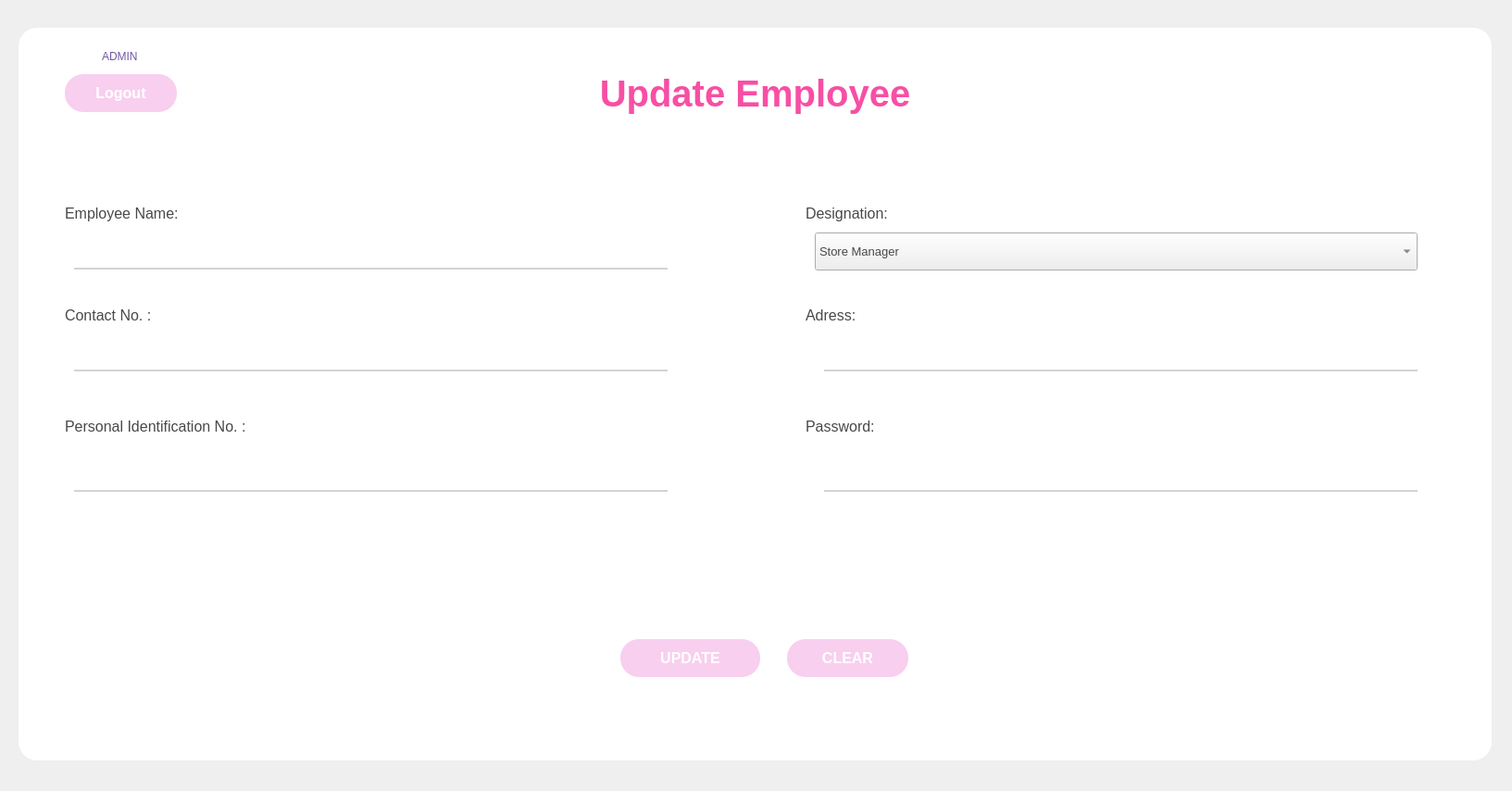
<?xml version="1.0" encoding="UTF-8"?>
<ui version="4.0">
 <class>MainWindow</class>
 <widget class="QMainWindow" name="MainWindow">
  <property name="geometry">
   <rect>
    <x>0</x>
    <y>0</y>
    <width>1633</width>
    <height>854</height>
   </rect>
  </property>
  <property name="windowTitle">
   <string>Update Employee</string>
  </property>
  <property name="windowIcon">
   <iconset>
    <normaloff>C:/Users/Phuong Nhi/Downloads/teddy-bear.png</normaloff>C:/Users/Phuong Nhi/Downloads/teddy-bear.png</iconset>
  </property>
  <property name="styleSheet">
   <string notr="true"/>
  </property>
  <widget class="QWidget" name="centralwidget">
   <widget class="QLabel" name="label">
    <property name="geometry">
     <rect>
      <x>110</x>
      <y>50</y>
      <width>91</width>
      <height>21</height>
     </rect>
    </property>
    <property name="font">
     <font>
      <pointsize>9</pointsize>
     </font>
    </property>
    <property name="styleSheet">
     <string notr="true">color: rgb(110, 88, 165);</string>
    </property>
    <property name="text">
     <string>ADMIN</string>
    </property>
   </widget>
   <widget class="QPushButton" name="pushButtonLogout">
    <property name="geometry">
     <rect>
      <x>70</x>
      <y>80</y>
      <width>121</width>
      <height>41</height>
     </rect>
    </property>
    <property name="font">
     <font>
      <pointsize>-1</pointsize>
      <weight>75</weight>
      <bold>true</bold>
     </font>
    </property>
    <property name="styleSheet">
     <string notr="true">QPushButton {
	color: rgb(255, 255, 255);
    border-radius: 20px;
	background-color: rgb(248, 207, 239);
    padding: 10px;
    font-size: 16px;
    font-weight: bold;
}

QPushButton:hover {
    background-color: #ff85c0;
}

QPushButton:pressed {
    background-color: #d14789;
}

QPushButton {
    box-shadow: 5px 5px 15px rgba(0, 0, 0, 0.3); /* Bóng đổ */
}
</string>
    </property>
    <property name="text">
     <string>Logout</string>
    </property>
    <property name="icon">
     <iconset>
      <normaloff>../images/log-out.png</normaloff>../images/log-out.png</iconset>
    </property>
   </widget>
   <widget class="QLabel" name="label_2">
    <property name="geometry">
     <rect>
      <x>510</x>
      <y>50</y>
      <width>611</width>
      <height>101</height>
     </rect>
    </property>
    <property name="font">
     <font>
      <family>MS Shell Dlg 2</family>
      <pointsize>30</pointsize>
      <weight>75</weight>
      <bold>true</bold>
     </font>
    </property>
    <property name="styleSheet">
     <string notr="true">color: rgb(247, 79, 164);</string>
    </property>
    <property name="text">
     <string>Update Employee</string>
    </property>
    <property name="alignment">
     <set>Qt::AlignCenter</set>
    </property>
   </widget>
   <widget class="QLabel" name="label_5">
    <property name="geometry">
     <rect>
      <x>20</x>
      <y>30</y>
      <width>1591</width>
      <height>791</height>
     </rect>
    </property>
    <property name="styleSheet">
     <string notr="true">border-radius: 20; background: rgb(255, 255, 255)</string>
    </property>
    <property name="text">
     <string/>
    </property>
   </widget>
   <widget class="QLabel" name="label_6">
    <property name="geometry">
     <rect>
      <x>0</x>
      <y>0</y>
      <width>1631</width>
      <height>861</height>
     </rect>
    </property>
    <property name="text">
     <string/>
    </property>
    <property name="pixmap">
     <pixmap>../images/background.jpg</pixmap>
    </property>
    <property name="scaledContents">
     <bool>true</bool>
    </property>
   </widget>
   <widget class="QLabel" name="label_7">
    <property name="geometry">
     <rect>
      <x>80</x>
      <y>50</y>
      <width>21</width>
      <height>21</height>
     </rect>
    </property>
    <property name="text">
     <string/>
    </property>
    <property name="pixmap">
     <pixmap>../images/profile.png</pixmap>
    </property>
    <property name="scaledContents">
     <bool>true</bool>
    </property>
   </widget>
   <widget class="QLabel" name="timelabel">
    <property name="geometry">
     <rect>
      <x>1280</x>
      <y>60</y>
      <width>191</width>
      <height>21</height>
     </rect>
    </property>
    <property name="font">
     <font>
      <pointsize>10</pointsize>
      <italic>true</italic>
     </font>
    </property>
    <property name="styleSheet">
     <string notr="true">color: rgb(72, 72, 72);
</string>
    </property>
    <property name="text">
     <string/>
    </property>
   </widget>
   <widget class="QLineEdit" name="lineEditEmployeeName">
    <property name="geometry">
     <rect>
      <x>80</x>
      <y>260</y>
      <width>641</width>
      <height>31</height>
     </rect>
    </property>
    <property name="font">
     <font>
      <pointsize>10</pointsize>
      <italic>false</italic>
     </font>
    </property>
    <property name="styleSheet">
     <string notr="true">border: none;
border-bottom: 2px solid grey; /* Điều chỉnh độ dày và màu của viền dưới */
border-color: rgb(211, 211, 211);
padding: 5px;</string>
    </property>
    <property name="placeholderText">
     <string/>
    </property>
   </widget>
   <widget class="QLabel" name="label_3">
    <property name="geometry">
     <rect>
      <x>70</x>
      <y>210</y>
      <width>211</width>
      <height>41</height>
     </rect>
    </property>
    <property name="font">
     <font>
      <pointsize>12</pointsize>
      <weight>50</weight>
      <italic>false</italic>
      <bold>false</bold>
     </font>
    </property>
    <property name="styleSheet">
     <string notr="true">color: rgb(72, 72, 72);
</string>
    </property>
    <property name="text">
     <string>Employee Name:</string>
    </property>
   </widget>
   <widget class="QLabel" name="label_4">
    <property name="geometry">
     <rect>
      <x>70</x>
      <y>320</y>
      <width>211</width>
      <height>41</height>
     </rect>
    </property>
    <property name="font">
     <font>
      <pointsize>12</pointsize>
     </font>
    </property>
    <property name="styleSheet">
     <string notr="true">color: rgb(72, 72, 72);
</string>
    </property>
    <property name="text">
     <string>Contact No. :</string>
    </property>
   </widget>
   <widget class="QLabel" name="label_8">
    <property name="geometry">
     <rect>
      <x>70</x>
      <y>440</y>
      <width>291</width>
      <height>41</height>
     </rect>
    </property>
    <property name="font">
     <font>
      <pointsize>12</pointsize>
     </font>
    </property>
    <property name="styleSheet">
     <string notr="true">color: rgb(72, 72, 72);
</string>
    </property>
    <property name="text">
     <string>Personal Identification No. :</string>
    </property>
   </widget>
   <widget class="QLineEdit" name="lineEditContactNo">
    <property name="geometry">
     <rect>
      <x>80</x>
      <y>370</y>
      <width>641</width>
      <height>31</height>
     </rect>
    </property>
    <property name="font">
     <font>
      <pointsize>10</pointsize>
      <italic>false</italic>
     </font>
    </property>
    <property name="styleSheet">
     <string notr="true">border: none;
border-bottom: 2px solid grey; /* Điều chỉnh độ dày và màu của viền dưới */
border-color: rgb(211, 211, 211);
padding: 5px;</string>
    </property>
    <property name="placeholderText">
     <string/>
    </property>
   </widget>
   <widget class="QLineEdit" name="lineEditCCCDNo">
    <property name="geometry">
     <rect>
      <x>80</x>
      <y>500</y>
      <width>641</width>
      <height>31</height>
     </rect>
    </property>
    <property name="font">
     <font>
      <pointsize>10</pointsize>
      <italic>false</italic>
     </font>
    </property>
    <property name="styleSheet">
     <string notr="true">border: none;
border-bottom: 2px solid grey; /* Điều chỉnh độ dày và màu của viền dưới */
border-color: rgb(211, 211, 211);
padding: 5px;</string>
    </property>
    <property name="placeholderText">
     <string/>
    </property>
   </widget>
   <widget class="QPushButton" name="pushButtonAdd">
    <property name="geometry">
     <rect>
      <x>670</x>
      <y>690</y>
      <width>151</width>
      <height>41</height>
     </rect>
    </property>
    <property name="font">
     <font>
      <pointsize>12</pointsize>
      <weight>75</weight>
      <bold>true</bold>
     </font>
    </property>
    <property name="styleSheet">
     <string notr="true">QPushButton {
	color: rgb(255, 255, 255);
    border-radius: 20px;
	background-color: rgb(248, 207, 239);
    padding: 10px;
    font-weight: bold;
}

QPushButton:hover {
    background-color: #ff85c0;
}

QPushButton:pressed {
    background-color: #d14789;
}

QPushButton {
    box-shadow: 5px 5px 15px rgba(0, 0, 0, 0.3); /* Bóng đổ */
}
</string>
    </property>
    <property name="text">
     <string>UPDATE</string>
    </property>
    <property name="icon">
     <iconset>
      <normaloff>C:/Users/Phuong Nhi/Downloads/backup-data.png</normaloff>C:/Users/Phuong Nhi/Downloads/backup-data.png</iconset>
    </property>
    <property name="iconSize">
     <size>
      <width>30</width>
      <height>30</height>
     </size>
    </property>
   </widget>
   <widget class="QPushButton" name="pushButtonClear">
    <property name="geometry">
     <rect>
      <x>850</x>
      <y>690</y>
      <width>131</width>
      <height>41</height>
     </rect>
    </property>
    <property name="font">
     <font>
      <pointsize>12</pointsize>
      <weight>75</weight>
      <bold>true</bold>
     </font>
    </property>
    <property name="styleSheet">
     <string notr="true">QPushButton {
	color: rgb(255, 255, 255);
    border-radius: 20px;
	background-color: rgb(248, 207, 239);
    padding: 10px;
    font-weight: bold;
}

QPushButton:hover {
    background-color: #ff85c0;
}

QPushButton:pressed {
    background-color: #d14789;
}

QPushButton {
    box-shadow: 5px 5px 15px rgba(0, 0, 0, 0.3); /* Bóng đổ */
}
</string>
    </property>
    <property name="text">
     <string>CLEAR</string>
    </property>
    <property name="icon">
     <iconset>
      <normaloff>C:/Users/Phuong Nhi/Downloads/eraser.png</normaloff>C:/Users/Phuong Nhi/Downloads/eraser.png</iconset>
    </property>
    <property name="iconSize">
     <size>
      <width>30</width>
      <height>30</height>
     </size>
    </property>
   </widget>
   <widget class="QLabel" name="label_10">
    <property name="geometry">
     <rect>
      <x>870</x>
      <y>320</y>
      <width>211</width>
      <height>41</height>
     </rect>
    </property>
    <property name="font">
     <font>
      <pointsize>12</pointsize>
     </font>
    </property>
    <property name="styleSheet">
     <string notr="true">color: rgb(72, 72, 72);
</string>
    </property>
    <property name="text">
     <string>Adress:</string>
    </property>
   </widget>
   <widget class="QLabel" name="label_11">
    <property name="geometry">
     <rect>
      <x>870</x>
      <y>440</y>
      <width>211</width>
      <height>41</height>
     </rect>
    </property>
    <property name="font">
     <font>
      <pointsize>12</pointsize>
     </font>
    </property>
    <property name="styleSheet">
     <string notr="true">color: rgb(72, 72, 72);
</string>
    </property>
    <property name="text">
     <string>Password:</string>
    </property>
   </widget>
   <widget class="QLabel" name="label_12">
    <property name="geometry">
     <rect>
      <x>870</x>
      <y>210</y>
      <width>211</width>
      <height>41</height>
     </rect>
    </property>
    <property name="font">
     <font>
      <pointsize>12</pointsize>
     </font>
    </property>
    <property name="styleSheet">
     <string notr="true">color: rgb(72, 72, 72);
</string>
    </property>
    <property name="text">
     <string>Designation:</string>
    </property>
   </widget>
   <widget class="QLineEdit" name="lineEditAdress">
    <property name="geometry">
     <rect>
      <x>890</x>
      <y>370</y>
      <width>641</width>
      <height>31</height>
     </rect>
    </property>
    <property name="font">
     <font>
      <pointsize>10</pointsize>
      <italic>false</italic>
     </font>
    </property>
    <property name="styleSheet">
     <string notr="true">border: none;
border-bottom: 2px solid grey; /* Điều chỉnh độ dày và màu của viền dưới */
border-color: rgb(211, 211, 211);
padding: 5px;</string>
    </property>
    <property name="placeholderText">
     <string/>
    </property>
   </widget>
   <widget class="QLineEdit" name="lineEditPassword">
    <property name="geometry">
     <rect>
      <x>890</x>
      <y>500</y>
      <width>641</width>
      <height>31</height>
     </rect>
    </property>
    <property name="font">
     <font>
      <pointsize>10</pointsize>
      <italic>false</italic>
     </font>
    </property>
    <property name="styleSheet">
     <string notr="true">border: none;
border-bottom: 2px solid grey; /* Điều chỉnh độ dày và màu của viền dưới */
border-color: rgb(211, 211, 211);
padding: 5px;</string>
    </property>
    <property name="placeholderText">
     <string/>
    </property>
   </widget>
   <widget class="QComboBox" name="comboBoxDesignation">
    <property name="geometry">
     <rect>
      <x>880</x>
      <y>251</y>
      <width>651</width>
      <height>41</height>
     </rect>
    </property>
    <property name="font">
     <font>
      <pointsize>10</pointsize>
     </font>
    </property>
    <property name="styleSheet">
     <string notr="true">color: rgb(72, 72, 72);
</string>
    </property>
    <item>
     <property name="text">
      <string>Store Manager</string>
     </property>
     <property name="icon">
      <iconset>
       <normaloff>../images/profile.png</normaloff>../images/profile.png</iconset>
     </property>
    </item>
    <item>
     <property name="text">
      <string>Accountant</string>
     </property>
     <property name="icon">
      <iconset>
       <normaloff>../images/profile.png</normaloff>../images/profile.png</iconset>
     </property>
    </item>
    <item>
     <property name="text">
      <string>System Administrator (IT Manager)</string>
     </property>
     <property name="icon">
      <iconset>
       <normaloff>../images/profile.png</normaloff>../images/profile.png</iconset>
     </property>
    </item>
    <item>
     <property name="text">
      <string>Employee</string>
     </property>
     <property name="icon">
      <iconset>
       <normaloff>../images/profile.png</normaloff>../images/profile.png</iconset>
     </property>
    </item>
   </widget>
   <zorder>label_6</zorder>
   <zorder>label_5</zorder>
   <zorder>label</zorder>
   <zorder>pushButtonLogout</zorder>
   <zorder>label_2</zorder>
   <zorder>label_7</zorder>
   <zorder>timelabel</zorder>
   <zorder>lineEditEmployeeName</zorder>
   <zorder>label_3</zorder>
   <zorder>label_4</zorder>
   <zorder>label_8</zorder>
   <zorder>lineEditContactNo</zorder>
   <zorder>lineEditCCCDNo</zorder>
   <zorder>pushButtonAdd</zorder>
   <zorder>pushButtonClear</zorder>
   <zorder>label_10</zorder>
   <zorder>label_11</zorder>
   <zorder>label_12</zorder>
   <zorder>lineEditAdress</zorder>
   <zorder>lineEditPassword</zorder>
   <zorder>comboBoxDesignation</zorder>
  </widget>
 </widget>
 <resources/>
 <connections/>
</ui>
